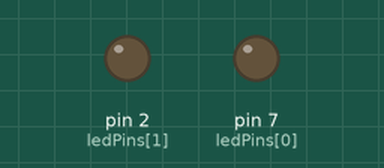
Simulated run of this sketch. Board: Arduino Uno, built with avr-gcc and run on an emulated ATmega328P. Parts: output pins drawn as LEDs (lit = HIGH). Random numbers use the default seed unless the sketch sets one.

Above: at 0.1 s.
At 17.9 s:
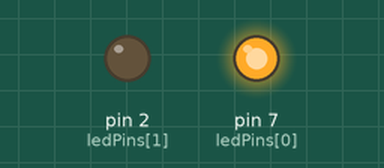
At 38.9 s:
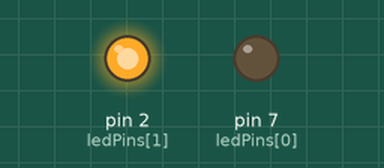
Timing chart, 0 to 40.0 s (numbered marks = the images above):
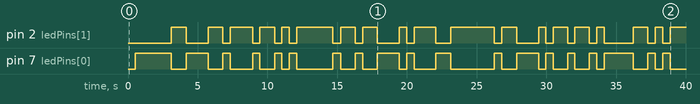

Measured:
- by itself, pin 2 (ledPins[1]): LOW → HIGH at 3.1 s, → LOW 1.1 s later, → HIGH 1.6 s later, → LOW 1.0 s later, … (37 changes in this stretch)
- by itself, pin 7 (ledPins[0]): LOW → HIGH at 0.54 s, → LOW 2.6 s later, → HIGH 1.1 s later, → LOW 1.6 s later, … (38 changes in this stretch)

The sketch:

ir_targets.ino
```cpp
#include <IRremote.h>

// Constants
#define BASE_COUNT 2
#define BLUE_LASER 0
#define RED_LASER 1


// Define all the devices as global variables
IRrecv *irrecvs[BASE_COUNT];
int ledPins[] = {7,2,4};
int receiverPins[] = {8,13,13};

// Define all time related variables
unsigned long startMillis;
unsigned long elapsedTime;


// State variables
int activeReceiver;

// Store scores
int scores[BASE_COUNT] = {0,0};
decode_results results;

// methods
void setup() {
  Serial.begin(9600);
  initSensors();
  initLeds();
}

void initSensors() {

  for (int i = 0; i < BASE_COUNT; i++) {
    irrecvs[i] = new IRrecv(receiverPins[i]);
    irrecvs[i]->enableIRIn();
  }
}

void initLeds() {
  for (int i = 0; i < BASE_COUNT; i++)
    pinMode(ledPins[i], OUTPUT);
}


void loop() {
  toggleSensors();

  for (int i = 0; i < BASE_COUNT; i++){
    if (irrecvs[i]->decode(&results)) {
      if(i == activeReceiver)
        recordHit(i);
      irrecvs[i]->resume();
    }
  }
}


void toggleSensors() {
  elapsedTime = millis() - startMillis;

  if (elapsedTime > interval()) {
    activeReceiver = rand() % BASE_COUNT;
    updateReceiverState();
  }
}

int interval() {
  // generate random intervel between 500ms to 2500ms
    return rand() % 2000 + 500;
}


void updateReceiverState() {
  for (int i = 0; i < BASE_COUNT; i++) {
    if(i == activeReceiver)
      turnOnReceiver(i);
    else
      turnOffReceiver(i);
  }

  startMillis = millis();
}

void turnOffReceiver(int index) {
  digitalWrite(ledPins[index], LOW);
}

void turnOnReceiver(int index) {
  digitalWrite(ledPins[index], HIGH);
}

void recordHit(int index) {
  unsigned int rawbuf_last = results.rawbuf[results.rawlen-1];
  Serial.print(" rawbuf_last: ");
  Serial.println(rawbuf_last);

  if(rawbuf_last < 10)
    scores[BLUE_LASER]++;
  else
    scores[RED_LASER]++;

  String logger = "hit index: " + String(index);
  Serial.println(logger);
  turnOffReceiver(index);
  printScores();
}

void printScores() {
  Serial.println("Scores:");
  Serial.print("BLUE: ");
  Serial.print(scores[BLUE_LASER]);
  Serial.print(" RED: ");
  Serial.println(scores[RED_LASER]);
}
```
